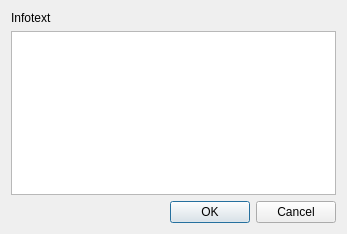
<?xml version="1.0" encoding="UTF-8"?>
<ui version="4.0">
 <class>QMSelectFromListDialog</class>
 <widget class="QDialog" name="QMSelectFromListDialog">
  <property name="geometry">
   <rect>
    <x>0</x>
    <y>0</y>
    <width>347</width>
    <height>234</height>
   </rect>
  </property>
  <property name="windowTitle">
   <string>Auswahl</string>
  </property>
  <layout class="QGridLayout" name="gridLayout">
   <item row="0" column="0">
    <widget class="QLabel" name="label">
     <property name="text">
      <string>Infotext</string>
     </property>
    </widget>
   </item>
   <item row="1" column="0">
    <widget class="QListWidget" name="lwSelection"/>
   </item>
   <item row="2" column="0">
    <widget class="QDialogButtonBox" name="buttonBox">
     <property name="standardButtons">
      <set>QDialogButtonBox::Cancel|QDialogButtonBox::Ok</set>
     </property>
    </widget>
   </item>
  </layout>
 </widget>
 <resources/>
 <connections>
  <connection>
   <sender>buttonBox</sender>
   <signal>accepted()</signal>
   <receiver>QMSelectFromListDialog</receiver>
   <slot>accept()</slot>
   <hints>
    <hint type="sourcelabel">
     <x>173</x>
     <y>213</y>
    </hint>
    <hint type="destinationlabel">
     <x>173</x>
     <y>116</y>
    </hint>
   </hints>
  </connection>
  <connection>
   <sender>buttonBox</sender>
   <signal>rejected()</signal>
   <receiver>QMSelectFromListDialog</receiver>
   <slot>reject()</slot>
   <hints>
    <hint type="sourcelabel">
     <x>173</x>
     <y>213</y>
    </hint>
    <hint type="destinationlabel">
     <x>173</x>
     <y>116</y>
    </hint>
   </hints>
  </connection>
 </connections>
</ui>
